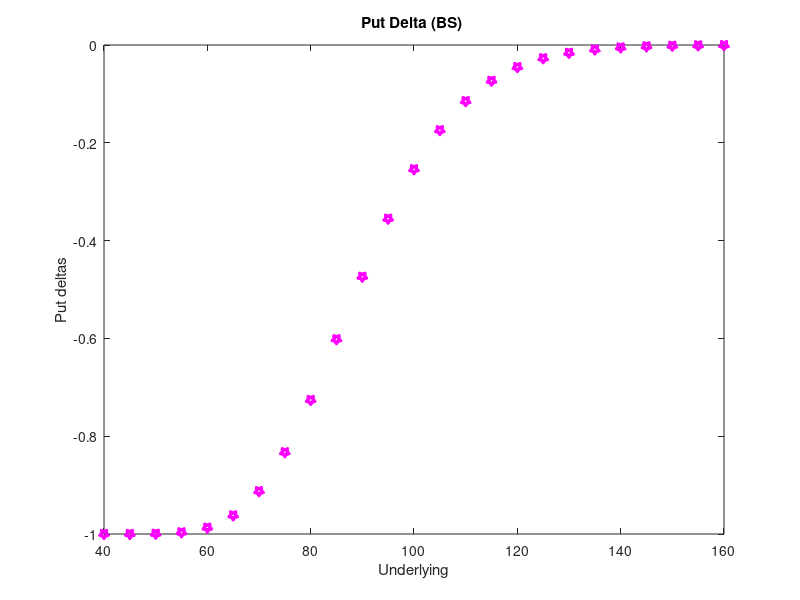

The MATLAB source for this figure:
tic
clear;
clc;
clf;
NumOfTimeSteps=8;
M_Bermudan=2;
lambda=sqrt(1.5);
SgridM=2*NumOfTimeSteps+1;
Sigma=0.25;
elasticity = 1.9999; %elasticity
%dynamics.volcoeff = 3;
r = 0.10; %rate
m=365;
n=10000;
T = 0.5;
K = 95;
StrCallPut='Call';
Underlying=40:5:160;
[c,p]=blsdelta(Underlying, K, r, T, Sigma);
plot(Underlying,p,'mp','LineWidth',5)
%hold on
%for i=1:length(Underlying)
 %   SimulatedAsianprice(i)=Asian(Underlying(i),K,r,Sigma,T,m,n);
%end
%plot(Underlying, SimulatedAsianprice,'b')
%legend ('Asian Geometric','Simulated Asian Geometric')
%title('Asian Geometric and Simulated Asian Geometric Put Prices');
%xlabel('Underlying');
%ylabel('Put Prices');
%ylim([0,60])
%saveas(gcf,'CallPricesAa.png')
%ylim([0,0.03])
%xlim([40,160])
%axis tight
set(gcf,'Color',[0,0,0])
title('Put Delta (BS) ')
xlabel('Underlying')
ylabel('Put deltas')
toc